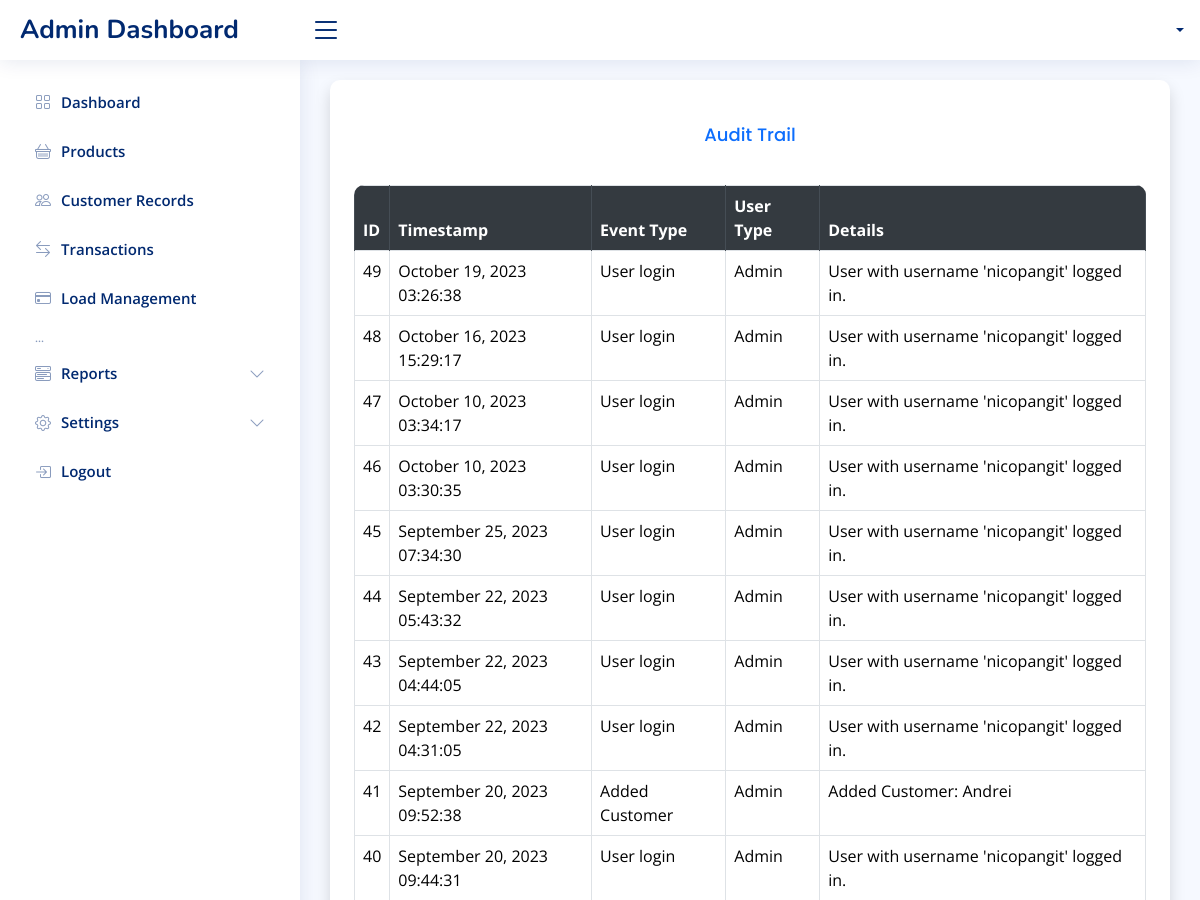
/settings/audit_trail.php (upper part), run on an earlier commit of the app's database.
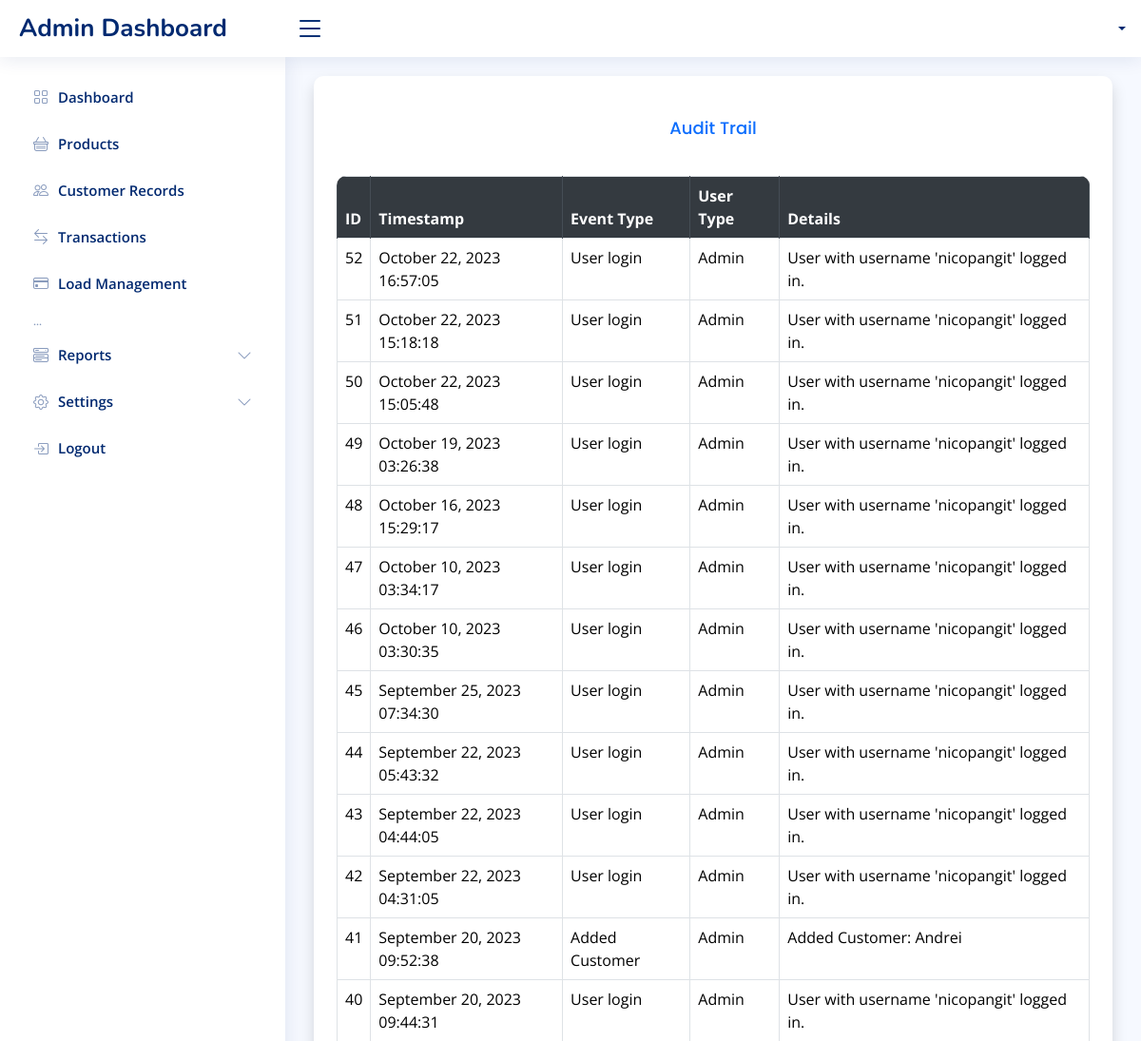
And on a later commit of the database.
### tables this page shows
CREATE TABLE `audit_log` (
  `id` int(11) NOT NULL AUTO_INCREMENT,
  `timestamp` timestamp NOT NULL DEFAULT current_timestamp(),
  `event_type` varchar(255) NOT NULL,
  `user_type` varchar(50) NOT NULL,
  `details` text DEFAULT NULL,
  PRIMARY KEY (`id`)
);

### settings/audit_trail.php (the view, shortened to what this page needs)
<?php
include "../db_conn.php";
$auditQuery = "SELECT * FROM audit_log ORDER BY timestamp DESC";
$auditResult = $con->query($auditQuery);
include '../includes/header.php';
include '../includes/navbar.php';
include '../includes/sidebar.php';
?>
<main id="main" class="main">
    <section class="section dashboard">
        <div class="row justify-content-center">
            <div class="col-lg-12">
                <div class="card border-0 shadow p-4">
                    <h5 class="card-title text-center text-primary mb-4">Audit Trail</h5>
                    <div class="table-responsive">
                        <table class="datatable table table-hover table-bordered">
                            <thead class="thead-dark">
                                <tr>
                                    <th>ID</th>
                                    <th>Timestamp</th>
                                    <th>Event Type</th>
                                    <th>User Type</th>
                                    <th>Details</th>
                                </tr>
                            </thead>
                            <tbody>
                                <?php while ($row = $auditResult->fetch_assoc()) { ?>
                                    <tr class="table-row" data-href="viewtransac.php?id=<?php echo $row['id']; ?>">
                                        <td><?php echo $row['id']; ?></td>
                                        <td><?php echo date('F j, Y H:i:s', strtotime($row['timestamp'])); ?></td>
                                        <td><?php echo $row['event_type']; ?></td>
                                        <td><?php echo $row['user_type']; ?></td>
                                        <td><?php echo $row['details']; ?></td>
                                    </tr>
                                <?php } ?>
                            </tbody>
                        </table>
                    </div>
                </div>
            </div>
        </div>
    </section>
</main>
<?php include '../includes/footer.php'; ?>

### includes/header.php (shortened to what this page needs)
<!DOCTYPE html>
<html lang="en">
<head>
    <link href="../assets/vendor/bootstrap/css/bootstrap.min.css" rel="stylesheet">
    <link href="../assets/vendor/bootstrap-icons/bootstrap-icons.css" rel="stylesheet">
    <link href="../assets/vendor/boxicons/css/boxicons.min.css" rel="stylesheet">
    <link href="../assets/vendor/quill/quill.snow.css" rel="stylesheet">
    <link href="../assets/vendor/quill/quill.bubble.css" rel="stylesheet">
    <link href="../assets/vendor/remixicon/remixicon.css" rel="stylesheet">
    <link href="../assets/vendor/simple-datatables/style.css" rel="stylesheet">
    <link href="../assets/css/style.css" rel="stylesheet">
</head>
<body>

### includes/navbar.php (shortened to what this page needs)
<header id="header" class="header fixed-top d-flex align-items-center" style="background-color: white;">
  <div class="d-flex align-items-center justify-content-between">
    <a href="index.html" class="logo d-flex align-items-center">
      <span class="d-none d-lg-block">Admin Dashboard</span>
    </a>
    <i class="bi bi-list toggle-sidebar-btn"></i>
  </div>
  <nav class="header-nav ms-auto">
    <ul class="d-flex align-items-center">
      <li class="nav-item dropdown pe-3">
        <a class="nav-link nav-profile d-flex align-items-center pe-0" href="#" data-bs-toggle="dropdown">
          <span class="d-none d-md-block dropdown-toggle ps-2"><?php echo $_SESSION['name']; ?></span>
        </a>
      </li>
    </ul>
  </nav>
</header>

### includes/sidebar.php (shortened to what this page needs)
  <aside id="sidebar" class="sidebar" style="background-color: white;">
    <ul class="sidebar-nav" id="sidebar-nav">
      <li class="nav-item" style="background-color: white;">
        <a class="nav-link collapsed" style="background-color: white;" data-bs-target="#dashboard" href="../admin/dashboard.php">
          <i class="bi bi-grid"></i>
          <span>Dashboard</span>
        </a>
<li class="nav-item">
        <a class="nav-link collapsed" style="background-color: white;" href="../products/tbl_products.php">
          <i class="bi bi-basket"></i>
          <span>Products</span>
        </a>
      </li>
      <li class="nav-item">
        <a class="nav-link collapsed" style="background-color: white;" href="../customerRecords/tbl_customers.php">
          <i class="bi bi-people"></i>
          <span>Customer Records</span>
        </a>
      </li>
      <li class="nav-item">
        <a class="nav-link collapsed" style="background-color: white;" href="../billing/transaction.php">
          <i class="bi bi-arrow-left-right"></i>
          <span>Transactions</span>
        </a>
      </li>
      <li class="nav-item">
        <a class="nav-link collapsed" style="background-color: white;" href="../loadManagement/loadMoney.php">
          <i class="bi bi-credit-card"></i>
          <span>Load Management</span>
        </a>
      </li>
       <li class="nav-heading">...</li>
      <li class="nav-item">
        <a class="nav-link collapsed" style="background-color: white;" data-bs-target="#reports-nav" data-bs-toggle="collapse" href="" >
          <i class="bi bi-menu-button-wide"></i><span>Reports</span><i class="bi bi-chevron-down ms-auto"></i>
        </a>
      </li>
      <li class="nav-item">
        <a class="nav-link collapsed" style="background-color: white;" data-bs-target="#settings-nav" data-bs-toggle="collapse" href="" >
          <i class="bi bi-gear"></i><span>Settings</span><i class="bi bi-chevron-down ms-auto"></i>
        </a>
      </li>
      <li class="nav-item">
        <a class="nav-link collapsed" style="background-color: white;" href="../php/logout.php">
          <i class="bi bi-box-arrow-in-right"></i>
          <span>Logout</span>
        </a>
      </li>
    </ul>
  </aside>

### includes/footer.php (shortened to what this page needs)
</body>
</html>

### assets/css/style.css (style rules this page uses)
:root { scroll-behavior: smooth; }
body { font-family: "Open Sans", sans-serif; background: #f6f9ff; color: #444444; }
a { color: #4154f1; text-decoration: none; }
h1, h2, h3, h4, h5, h6 { font-family: "Nunito", sans-serif; }
#main { margin-top: 60px; padding: 20px 30px; transition: all 0.3s; }
.card { margin-bottom: 30px; border: none; border-radius: 5px; box-shadow: 0px 0 30px rgba(1, 41, 112, 0.1); }
.card-title { padding: 20px 0 15px 0; font-size: 18px; font-weight: 500; color: #012970; font-family: "Poppins", sans-serif; }
.logo { line-height: 1; }
@media (min-width: 1200px) { .logo { width: 280px; } }
.logo span { font-size: 26px; font-weight: 700; color: #012970; font-family: "Nunito", sans-serif; }
.header { transition: all 0.5s; z-index: 997; height: 60px; box-shadow: 0px 2px 20px rgba(1, 41, 112, 0.1); background-color: #fff; padding-left: 20px; }
.header .toggle-sidebar-btn { font-size: 32px; padding-left: 10px; cursor: pointer; color: #012970; }
.header-nav ul { list-style: none; }
.header-nav>ul { margin: 0; padding: 0; }
.header-nav .nav-profile { color: #012970; }
.header-nav .nav-profile span { font-size: 14px; font-weight: 600; }
.sidebar { position: fixed; top: 60px; left: 0; bottom: 0; width: 300px; z-index: 996; transition: all 0.3s; padding: 20px; overflow-y: auto; scrollbar-width: thin; scrollbar-color: #aab7cf transparent; box-shadow: 0px 0px 20px rgba(1, 41, 112, 0.1); background-color: #fff; }
@media (min-width: 1200px) { #main, #footer { margin-left: 300px; } }
.sidebar-nav { padding: 0; margin: 0; list-style: none; }
.sidebar-nav li { padding: 0; margin: 0; list-style: none; }
.sidebar-nav .nav-item { margin-bottom: 5px; }
.sidebar-nav .nav-heading { font-size: 11px; text-transform: uppercase; color: #899bbd; font-weight: 600; margin: 10px 0 5px 15px; }
.sidebar-nav .nav-link { display: flex; align-items: center; font-size: 15px; font-weight: 600; color: #4154f1; transition: 0.3; background: #f6f9ff; padding: 10px 15px; border-radius: 4px; }
.sidebar-nav .nav-link i { font-size: 16px; margin-right: 10px; color: #4154f1; }
.sidebar-nav .nav-link.collapsed { color: #012970; background: #fff; }
.sidebar-nav .nav-link.collapsed i { color: #899bbd; }
.sidebar-nav .nav-link .bi-chevron-down { margin-right: 0; transition: transform 0.2s ease-in-out; }

### settings/audit_trail.php (style rules this page uses)
.card { background-color: #fff; border-radius: 10px; box-shadow: 0 0 20px rgba(0, 0, 0, 0.1); }
.table { border-radius: 10px; overflow: hidden; }
.table thead th { background-color: #343a40; color: #fff; border-color: #454d55; cursor: pointer; }
.table tbody tr:nth-child(even) { background-color: #f8f9fa; }
.table tbody tr:nth-child(odd) { background-color: #ffffff; }

What changed in the data, as far as the page shows it:
added audit_log: id "52", timestamp "October 22, 2023 16:57:05", event_type "User login", user_type "Admin", details "User with username 'nicopangit' logged in."
added audit_log: id "51", timestamp "October 22, 2023 15:18:18", event_type "User login", user_type "Admin", details "User with username 'nicopangit' logged in."
added audit_log: id "50", timestamp "October 22, 2023 15:05:48", event_type "User login", user_type "Admin", details "User with username 'nicopangit' logged in."
